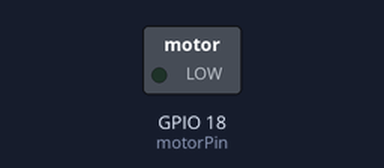
Simulated run of this sketch. Board: ESP32. On the bench: switched loads named in the sketch (green lamp = pin HIGH).

Above: at 0.05 s.
At 4.05 s:
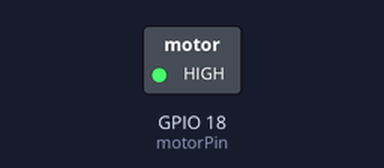
At 8.0 s:
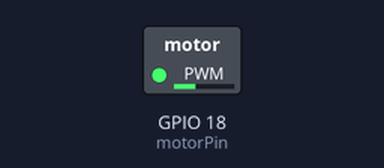
Timing chart, 0 to 10.4 s (numbered marks = the images above):
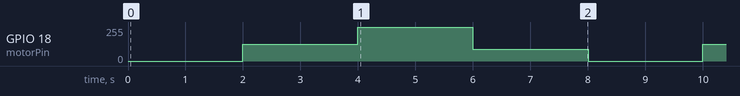

Measured:
- by itself, GPIO 18 (motorPin): repeats every 8.0 s: 255/255 2.0 s, 90/255 2.0 s, 0/255 2.0 s, 127/255 2.0 s

The sketch:

Tutorial_AnalogOutputPart2.ino
```cpp
void setup () {
  setupMotor();
}

void loop() {
  deactivateMotor();
  delay(2000);
  activateMotor(127);
  delay(2000);
  activateMotor(255);
  delay(2000);
  activateMotor(90);
  delay(2000);
}
```

Motor.ino
```cpp
const int pwmFrequency = 5000; //PWM frequncy
const int pwmChannel = 0; //PWM channel
const int pwmResolution = 8; //Bit resolution for our PWM channel
const int motorPin = 18; //Pin for our motor

void setupMotor() {
  //Configure our PWM to those specific to pwmChannel
  ledcSetup(pwmChannel, pwmFrequency, pwmResolution);
  //Attach our pwmChannel to our output GPIO
  ledcAttachPin(motorPin, pwmChannel);
}

void activateMotor(int motorPower) {
  ledcWrite(pwmChannel, motorPower);
}

void deactivateMotor() {
  ledcWrite(pwmChannel, 0);
}
```
